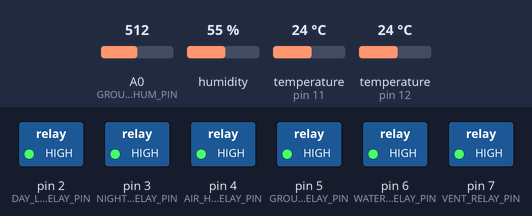
The sketch below on a simulated Arduino Uno, built with avr-gcc and run on an emulated ATmega328P. Shown: switched loads named in the sketch (green lamp = pin HIGH). The test bench sets the inputs (shaded band); at power-on: A0 (GROUND_HUM_PIN) = 512, humidity 55 %, temperature (sensors on pin 11, pin 12) 24 °C. The local clock reads 2024-03-15 10:24:30 at power-on unless the sketch sets it; the RemoteXY app is connected.

Above: at 0.1 s.
At 3.1 s:
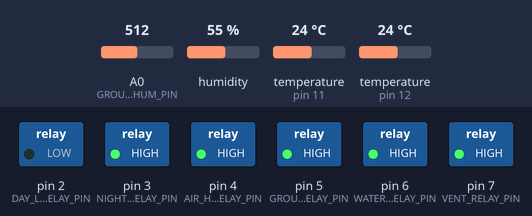
At 6.1 s:
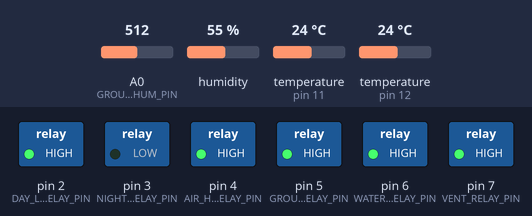
At 12.1 s:
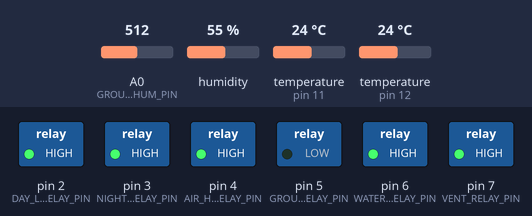
At 18.1 s:
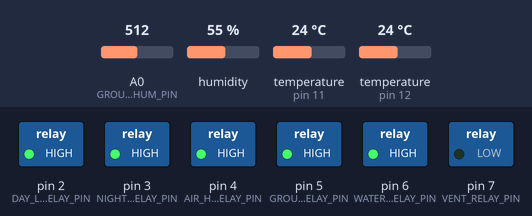
At 24.9 s:
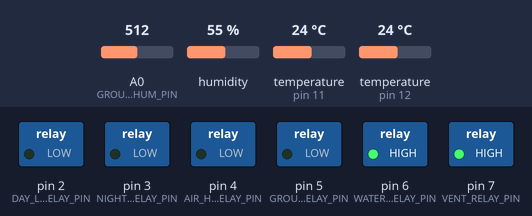
Timing chart, 0 to 26.4 s (numbered marks = the images above):
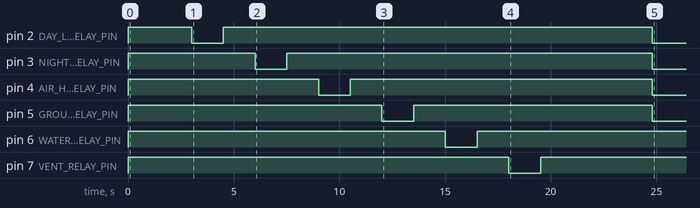

The sketch:

main.ino
```cpp
// Made by KevinDev64
// GitHub: https://github.com/kevindev64

#include <OneWire.h>
#include <DallasTemperature.h>
#include <DHT.h>
#include <iarduino_RTC.h>
#include <string.h>

//////////////////////////////////////////////
//        RemoteXY include library          //
//////////////////////////////////////////////


// определение режима соединения и подключение библиотеки RemoteXY
#define REMOTEXY_MODE__SOFTSERIAL

#include <SoftwareSerial.h>

// настройки соединения
#define REMOTEXY_SERIAL_RX A4
#define REMOTEXY_SERIAL_TX A5
#define REMOTEXY_SERIAL_SPEED 9600
#define REMOTEXY_ACCESS_PASSWORD "ecosystem"


#include <RemoteXY.h>

// конфигурация интерфейса RemoteXY
#pragma pack(push, 1)
uint8_t RemoteXY_CONF[] =   // 550 bytes
  { 255,0,0,23,0,31,2,17,0,0,0,31,1,200,80,1,1,30,0,130,
  0,0,63,38,0,137,130,63,254,96,40,0,167,130,159,255,42,81,0,82,
  130,0,38,159,11,0,16,130,255,49,160,33,0,106,70,3,62,15,15,32,
  26,37,135,2,129,3,54,19,6,24,208,161,208,162,208,144,208,162,0,70,
  73,62,15,15,16,26,135,0,70,25,62,15,15,16,26,135,0,70,49,62,
  15,15,16,26,135,0,129,74,54,15,6,24,208,146,208,157,208,162,0,129,
  21,54,27,6,24,208,157,208,144,208,147,208,160,45,208,146,0,129,46,54,
  27,6,24,208,157,208,144,208,147,208,160,45,208,151,0,70,95,62,15,15,
  16,26,135,0,129,95,54,17,6,24,208,159,208,156,208,159,0,129,2,40,
  163,6,24,208,161,208,180,208,181,208,187,208,176,208,189,208,190,32,75,101,
  118,105,110,68,101,118,54,52,32,209,129,32,208,187,209,142,208,177,208,190,
  208,178,209,140,209,142,32,208,186,32,65,114,100,117,105,110,111,32,58,41,
  0,70,119,62,15,15,16,26,135,0,70,141,62,15,15,16,26,135,0,129,
  121,54,11,6,24,208,148,208,161,0,129,143,54,11,6,24,208,157,208,161,
  0,71,63,0,40,40,56,0,2,24,75,0,0,160,193,0,0,72,66,0,
  0,32,65,0,0,160,64,0,0,128,63,24,208,162,208,181,208,188,208,191,
  208,181,209,128,208,176,209,130,209,131,209,128,208,176,32,208,146,208,190,208,
  183,208,180,209,131,209,133,208,176,0,71,107,255,42,42,56,0,2,24,75,
  0,0,160,193,0,0,72,66,0,0,32,65,0,0,160,64,0,0,128,63,
  24,208,162,208,181,208,188,208,191,208,181,209,128,208,176,209,130,209,131,209,
  128,208,176,32,208,151,208,181,208,188,208,187,208,184,0,66,164,7,32,14,
  131,2,24,66,163,40,32,14,131,2,24,129,163,23,45,3,24,208,146,208,
  187,208,176,208,182,208,189,208,190,209,129,209,130,209,140,32,208,146,208,190,
  208,183,208,180,209,131,209,133,208,176,0,129,164,59,41,3,24,208,146,208,
  187,208,176,208,182,208,189,208,190,209,129,209,130,209,140,32,208,151,208,181,
  208,188,208,187,208,184,0,67,3,8,22,23,5,2,26,3,129,28,11,9,
  17,24,47,0,67,37,8,22,23,5,2,26,3,129,20,0,27,7,24,208,
  146,209,128,208,181,208,188,209,143,0 };

// структура определяет все переменные и события вашего интерфейса управления
struct {

    // output variables
  uint8_t screen_status; // состояние светодиода, =0 отключен
  uint8_t screen_vent_led; // состояние светодиода, =0 отключен
  uint8_t screen_heat_air_led; // состояние светодиода, =0 отключен
  uint8_t screen_heat_ground_led; // состояние светодиода, =0 отключен
  uint8_t screen_water_led; // состояние светодиода, =0 отключен
  uint8_t screen_day_light_led; // состояние светодиода, =0 отключен
  uint8_t screen_night_light_led; // состояние светодиода, =0 отключен
  float screen_air_temp; // oт -20 до 50
  float screen_ground_temp; // oт -20 до 50
  int8_t screen_air_hum; // oт 0 до 100
  int8_t screen_ground_hum; // oт 0 до 100
  char screen_hours[3]; // =строка UTF8 оканчивающаяся нулем
  char screen_minutes[3]; // =строка UTF8 оканчивающаяся нулем

    // other variable
  uint8_t connect_flag;  // =1 if wire connected, else =0

} RemoteXY;
#pragma pack(pop)

/////////////////////////////////////////////
//           END RemoteXY include          //
/////////////////////////////////////////////

#define DHTPIN 11
#define ONE_WIRE_BUS 12
#define GROUND_HUM_PIN A0
#define GROUND_HUM_MAX 1028
#define GROUND_HUM_MIN 128
#define RTC_RST_PIN 8
#define RTC_CLK_PIN 9
#define RTC_DAT_PIN 10

// relays pins
#define DAY_LIGHT_RELAY_PIN 2
#define NIGHT_LIGHT_RELAY_PIN 3
#define AIR_HEAT_RELAY_PIN 4
#define GROUND_HEAT_RELAY_PIN 5
#define WATER_RELAY_PIN 6
#define VENT_RELAY_PIN 7

#define VENT_PERIOD 51200000 // every 12 hours
#define VENT_TIME 300000 // work 5 minutes

// threshold values
float air_temp_min = 25.0;
float air_temp_max = 30.0;
float air_temp_max_crit = 32.0;

float ground_temp_min = 25.0;
float ground_temp_max = 30.0;

float ground_hum_min = 30.0;
float ground_hum_max = 60.0;

// values now
int rtc_mins, rtc_hours;
float air_temp, ground_temp;
int air_hum, ground_hum;
uint64_t vent_timer;

// Impact Flags
bool night_light_flag, day_light_flag;
bool vent_flag;
bool water_flag;
bool air_heat_flag, ground_heat_flag;
bool air_cool_flag;
String system_status;

iarduino_RTC rtc(RTC_DS1302, RTC_RST_PIN, RTC_CLK_PIN, RTC_DAT_PIN);
OneWire oneWire(ONE_WIRE_BUS);
DallasTemperature ground_temp_sens(&oneWire);
DHT air_sens(DHTPIN, DHT11);
// LiquidCrystal_I2C lcd(0x27, 20, 4);

void setup()
{
  rtc.begin();
  air_sens.begin();
  ground_temp_sens.begin();
  ground_temp_sens.setResolution(12);

  digitalWrite(LED_BUILTIN, LOW);

  for (int i = 2; i<= 7; i++){
    pinMode(i, OUTPUT);
  }

  // off all RELAY
  digitalWrite(DAY_LIGHT_RELAY_PIN, HIGH);
  digitalWrite(NIGHT_LIGHT_RELAY_PIN, HIGH);
  digitalWrite(AIR_HEAT_RELAY_PIN, HIGH);
  digitalWrite(GROUND_HEAT_RELAY_PIN, HIGH);
  digitalWrite(WATER_RELAY_PIN, HIGH);
  digitalWrite(VENT_RELAY_PIN, HIGH);
  delay(3000);

  // check all relays
  digitalWrite(DAY_LIGHT_RELAY_PIN, LOW);
  delay(1500);
  digitalWrite(DAY_LIGHT_RELAY_PIN, HIGH);
  delay(1500);

  digitalWrite(NIGHT_LIGHT_RELAY_PIN, LOW);
  delay(1500);
  digitalWrite(NIGHT_LIGHT_RELAY_PIN, HIGH);
  delay(1500);

  digitalWrite(AIR_HEAT_RELAY_PIN, LOW);
  delay(1500);
  digitalWrite(AIR_HEAT_RELAY_PIN, HIGH);
  delay(1500);

  digitalWrite(GROUND_HEAT_RELAY_PIN, LOW);
  delay(1500);
  digitalWrite(GROUND_HEAT_RELAY_PIN, HIGH);
  delay(1500);

  digitalWrite(WATER_RELAY_PIN, LOW);
  delay(1500);
  digitalWrite(WATER_RELAY_PIN, HIGH);
  delay(1500);

  digitalWrite(VENT_RELAY_PIN, LOW);
  delay(1500);
  digitalWrite(VENT_RELAY_PIN, HIGH);
  delay(2000);

  delay(1500);

  digitalWrite(13, HIGH);
  vent_timer = millis();
  RemoteXY_Init ();
}

void loop()
{
  RemoteXY_Handler ();
  RemoteXY_delay(1000);
  if (millis() - vent_timer >= VENT_PERIOD) {
    vent_timer = millis();
    // stop all program and start vent
    digitalWrite(VENT_RELAY_PIN, LOW);
    // clear lcd and print "Venting..." on it
    RemoteXY_delay(VENT_TIME); // turn off all & wait 5 minutes
    digitalWrite(VENT_RELAY_PIN, HIGH);
  }

  get_rtc_time();
  read_air_sens();
  read_ground_temp();
  read_ground_hum();

  check_state();
  apply_flags();
  print_info();
}

void read_air_sens()
{
  air_temp = air_sens.readTemperature();
  air_hum = air_sens.readHumidity();
}

void read_ground_temp()
{
  ground_temp_sens.requestTemperatures();
  ground_temp = ground_temp_sens.getTempCByIndex(0);
}

void read_ground_hum()
{
  int raw_ground_hum;
  raw_ground_hum = analogRead(GROUND_HUM_PIN);
  ground_hum = map(raw_ground_hum, GROUND_HUM_MIN, GROUND_HUM_MAX, 0, 100);
}

void print_info()
{
  if (day_light_flag == true)      RemoteXY.screen_day_light_led = 1;
  if (day_light_flag == false)     RemoteXY.screen_day_light_led = 0;

  if (night_light_flag == true)    RemoteXY.screen_night_light_led = 1;
  if (night_light_flag == false)   RemoteXY.screen_night_light_led = 0;

  if (air_heat_flag == true)       RemoteXY.screen_heat_air_led = 1;
  if (air_heat_flag == false)      RemoteXY.screen_heat_air_led = 0;

  if (ground_heat_flag == true)    RemoteXY.screen_heat_ground_led = 1;
  if (ground_heat_flag == false)   RemoteXY.screen_heat_ground_led = 0;

  if (air_cool_flag == true)       RemoteXY.screen_vent_led = 1;
  if (air_cool_flag == false)      RemoteXY.screen_vent_led = 0;

  if (water_flag == true)          RemoteXY.screen_water_led = 1;
  if (water_flag == false)         RemoteXY.screen_water_led = 0;

  sprintf (RemoteXY.screen_hours, rtc_hours);
  sprintf (RemoteXY.screen_minutes, rtc_mins);

  RemoteXY.screen_air_temp = air_temp;
  RemoteXY.screen_ground_temp = ground_temp;

  RemoteXY.screen_air_hum = air_hum;
  RemoteXY.screen_ground_hum = ground_hum;
}

void get_rtc_time() {
  rtc.gettime();
  rtc_hours = rtc.Hours;
  rtc_mins = rtc.minutes;
}

void check_state()
{
  if (rtc_hours >= 0 and rtc_hours < 3)                          {
                                                                   day_light_flag = false;
                                                                   night_light_flag = false; }
  if (rtc_hours >= 3 and rtc_hours < 7)                          {
                                                                   day_light_flag = false;
                                                                   night_light_flag = true;  }
  if (rtc_hours >= 7 and rtc_hours < 18)                         {
                                                                   day_light_flag = true;
                                                                   night_light_flag = true;  }
  if (rtc_hours >= 18 and rtc_hours < 21)                        {
                                                                   day_light_flag = false;
                                                                   night_light_flag = true;  }
  if (rtc_hours >= 21)                                           {
                                                                   day_light_flag = false;
                                                                   night_light_flag = false; }

  if (air_temp <= air_temp_min and air_cool_flag == false)         air_heat_flag = true;
  if (air_heat_flag == true and air_temp >= air_temp_max)          air_heat_flag = false;
  if (air_temp >= air_temp_max_crit and air_heat_flag == true)     air_cool_flag = true;
  if (air_cool_flag == true and air_temp <= air_temp_max)          air_cool_flag = false;

  if (ground_temp <= ground_temp_min)                              ground_heat_flag = true;
  if (ground_heat_flag == true and ground_temp >= ground_temp_max) ground_heat_flag = false;

  if (ground_hum <= ground_hum_min)                                water_flag = true;
  if (water_flag == true and ground_hum >= ground_hum_max)         water_flag = false;
}

void apply_flags()
{
  if (day_light_flag == false)   digitalWrite(DAY_LIGHT_RELAY_PIN, HIGH);
  if (day_light_flag == true)    digitalWrite(DAY_LIGHT_RELAY_PIN, LOW);

  if (night_light_flag == false) digitalWrite(NIGHT_LIGHT_RELAY_PIN, HIGH);
  if (night_light_flag == true)  digitalWrite(NIGHT_LIGHT_RELAY_PIN, LOW);

  if (air_heat_flag == false)    digitalWrite(AIR_HEAT_RELAY_PIN, HIGH);
  if (air_heat_flag == true)     digitalWrite(AIR_HEAT_RELAY_PIN, LOW);

  if (air_cool_flag == false)    digitalWrite(VENT_RELAY_PIN, HIGH);
  if (air_cool_flag == true)     digitalWrite(VENT_RELAY_PIN, LOW);

  if (ground_heat_flag == false) digitalWrite(GROUND_HEAT_RELAY_PIN, HIGH);
  if (ground_heat_flag == true)  digitalWrite(GROUND_HEAT_RELAY_PIN, LOW);

  if (water_flag == false)       digitalWrite(WATER_RELAY_PIN, HIGH);
  if (water_flag == true)        digitalWrite(WATER_RELAY_PIN, LOW);

  if (air_heat_flag == true or air_cool_flag == true or ground_heat_flag == true or water_flag == true) RemoteXY.screen_status = 1;
  if (air_heat_flag == false and air_cool_flag == false and ground_heat_flag == false and water_flag == false) RemoteXY.screen_status = 2;
}
```

Measured:
- by itself, pin 2 (DAY_LIGHT_RELAY_PIN): HIGH → LOW at 3.0 s, → HIGH 1.5 s later, → LOW 20.3 s later
- by itself, pin 3 (NIGHT_LIGHT_RELAY_PIN): HIGH → LOW at 6.0 s, → HIGH 1.5 s later, → LOW 17.3 s later
- by itself, pin 4 (AIR_HEAT_RELAY_PIN): HIGH → LOW at 9.0 s, → HIGH 1.5 s later, → LOW 14.3 s later
- by itself, pin 5 (GROUND_HEAT_RELAY_PIN): HIGH → LOW at 12.0 s, → HIGH 1.5 s later, → LOW 11.3 s later
